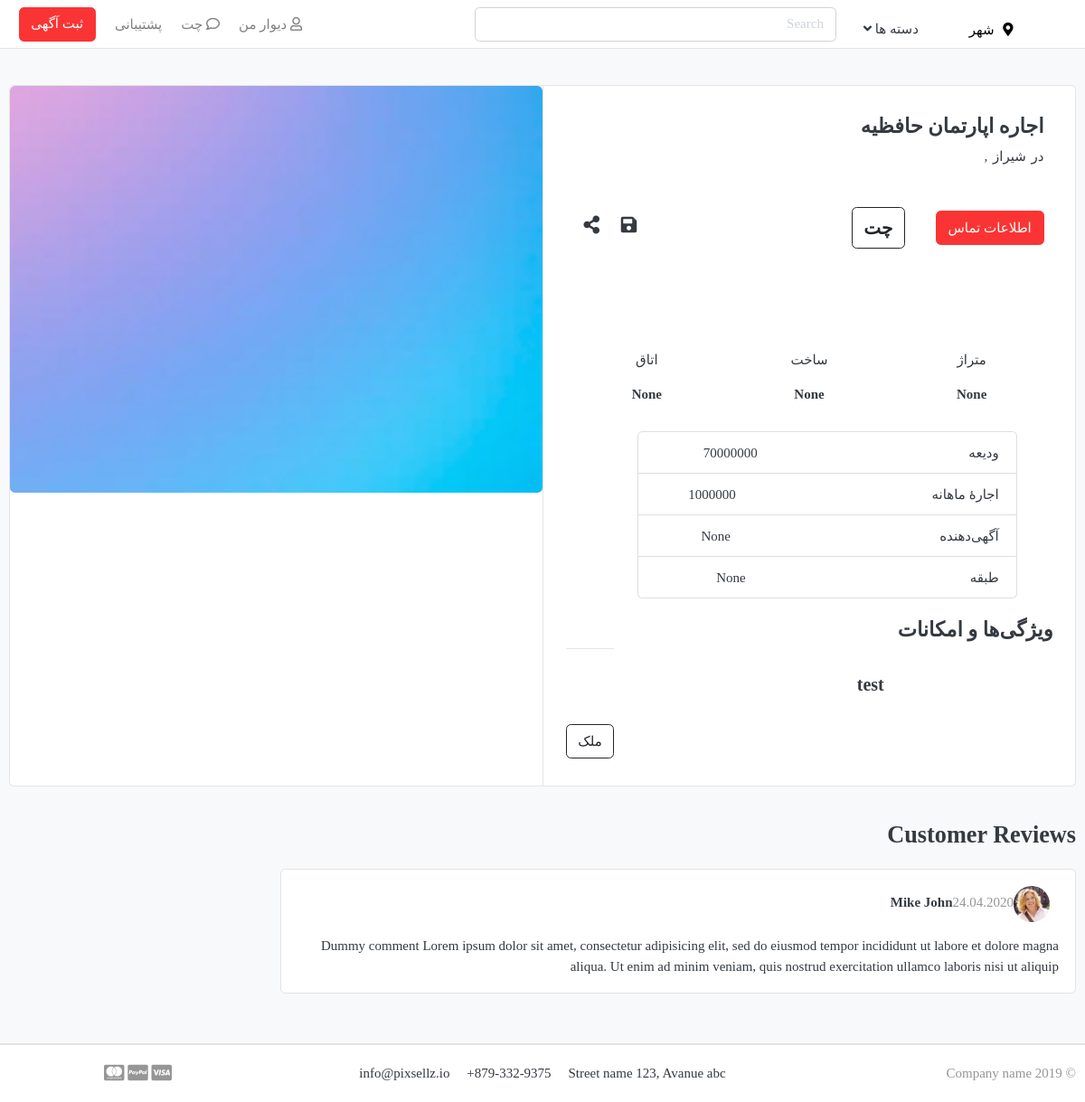
Before: /CommericalDetail/9/ with the older database file.
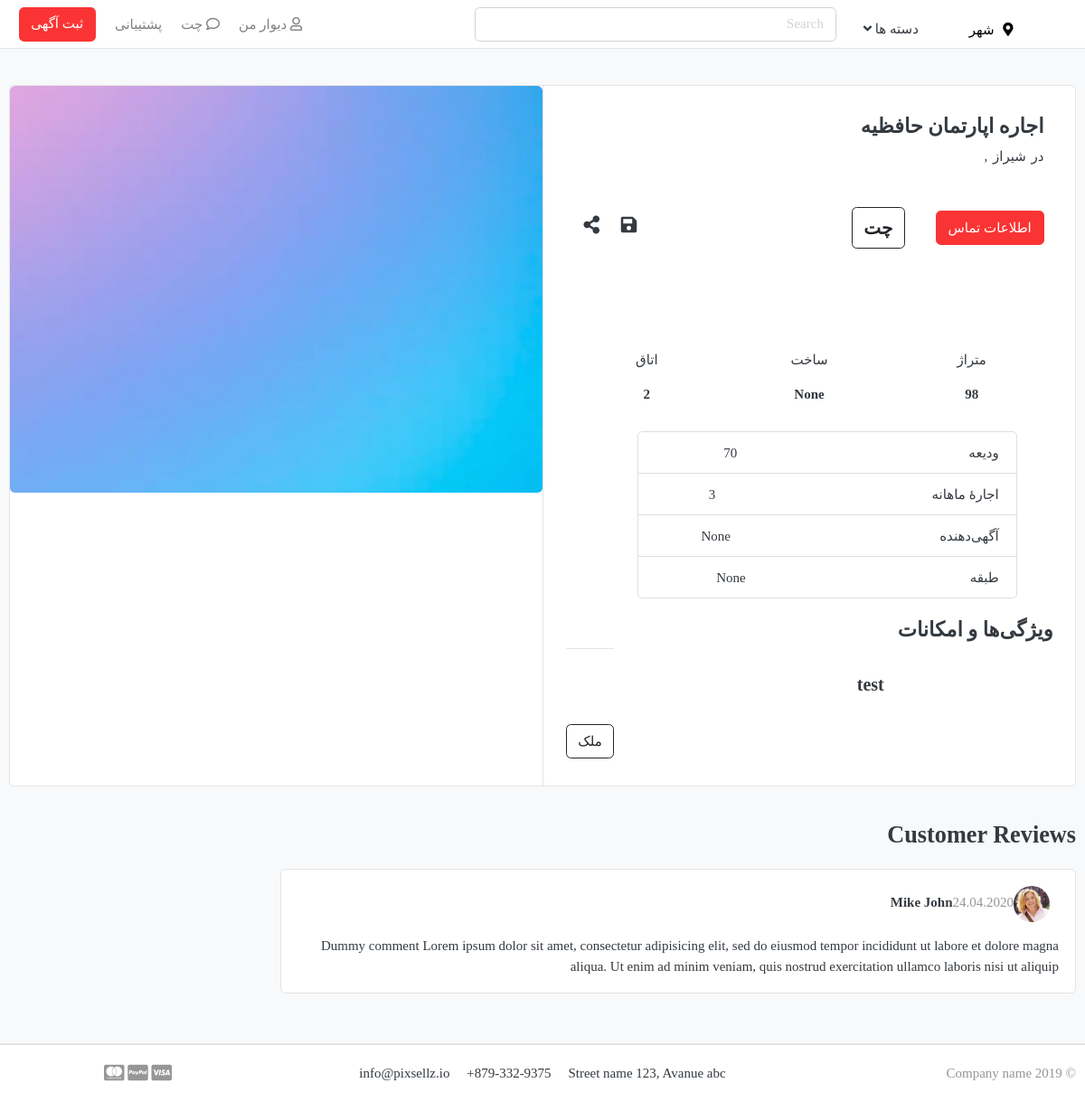
After: the same page with the newer database file.
### core/models.py (models this page shows, shortened)
class Commerical(models.Model):
    title=models.CharField(max_length=50)
    tags=models.ManyToManyField(Tag,related_name="tags")
    saved=models.ManyToManyField(SavedCommerical,related_name="saved")
    features=models.ManyToManyField(Feature,related_name="features")
    user=models.ForeignKey(User,on_delete=models.CASCADE,related_name="user",null=True,blank=True)
    ready_to_exchange=models.BooleanField(default=False)
    parent=models.ForeignKey("self",on_delete=models.CASCADE,null=True,blank=True,related_name="+")
    location=models.ForeignKey(Location, on_delete=models.CASCADE,null=True,blank=True)
    smallCity=models.ForeignKey(SmallCity, on_delete=models.CASCADE,null=True,blank=True)
    city=models.ForeignKey(City,on_delete=models.CASCADE,null=True,blank=True)
    meter=models.IntegerField(null=True,blank=True)
    year_of_construction=models.IntegerField(null=True,blank=True)
    rooms=models.IntegerField(null=True,blank=True)
    price=models.IntegerField(null=True,blank=True)
    price_each_meter=models.IntegerField(null=True,blank=True)
    vadieh=models.IntegerField(null=True,blank=True)
    rent=models.IntegerField(null=True,blank=True)
    publisher=models.CharField(max_length=200,null=True,blank=True,choices=PUBLISHER_CHOICES,default="شخصی")
    floor=models.IntegerField(null=True,blank=True)
    detail=models.TextField(max_length=450,null=True,blank=True)
    karkard_mashin=models.IntegerField(null=True,blank=True)
    day_rent_paid=models.IntegerField(null=True,blank=True)
    production_year=models.IntegerField(null=True,blank=True)
    color=models.CharField(max_length=100,null=True,blank=True)
    brand_or_tip=models.CharField(max_length=100,null=True,blank=True)
    brand_or_tip=models.CharField(max_length=100,null=True,blank=True)
    fuel_type=models.CharField(max_length=100,null=True,blank=True,choices=FUEL_CHOICES)
    engin_type=models.CharField(max_length=100,null=True,blank=True,choices=ENGIN_TYPE)
    shasti_type=models.CharField(max_length=100,null=True,blank=True,choices=ENGIN_TYPE)
    body_type=models.CharField(max_length=100,null=True,blank=True,choices=BODY_STATUS)
    insurance_time=models.IntegerField(null=True,blank=True)
    girbox=models.CharField(max_length=100,null=True,blank=True,choices=TRANSMITION_TYPE)
    phone_status=models.CharField(max_length=100,null=True,blank=True,choices=PHONE_STATUS)
    esalat=models.CharField(max_length=100,null=True,blank=True,choices=ORIGINAL_OR_NOT)
    sim_cart_number=models.IntegerField(null=True,blank=True)
    memory_size=models.IntegerField(null=True,blank=True)
    ram_size=models.IntegerField(null=True,blank=True)
    window_size=models.CharField(max_length=100,null=True,blank=True)
    os_typpe=models.CharField(max_length=100,null=True,blank=True)
    game_pad_number=models.IntegerField(null=True,blank=True)
    com_status=models.CharField(max_length=200,null=True,blank=True,choices=COMMERICAL_STATUS,default='عادی')
    created=models.DateTimeField(default=timezone.now)
    updated=models.DateTimeField(auto_now=True)
    @property
    def children(self):
        return Commerical.objects.all().filter(
            parent=self
        )
    @property
    def iranTimeCreated(self):
        return datetime2jalali(self.created)

class City(models.Model):
    name=models.CharField(max_length=200)
    objects=CityManager()

### core/views.py (the view)
# urls.py: path("CommericalDetail/<str:comId>/",views.CommericalDetail.as_view(),name="CommericalDetail"),
class CommericalDetail(View):
    def get(self,request,comId,*args,**kwargs):
        com=get_object_or_404(Commerical,id=comId)
        contex={
            'c':com
        }
        return render(request,"core/CommericalDetail.html",contex)

### templates/core/CommericalDetail.html (shortened to what the changed rows need)
{% extends 'main/base.html' %}
{% block content %}
{% load static %}
{% load humanize %}
{% load mathfilters %}
{% load base_tags %}
<section class="section-content padding-y bg">
	<div class="container">
            <div class="card">
                <div class="row no-gutters">
                    <main class="col-md-6 border-left">
                        <article class="content-body">
                            <h4>{{c.title}}</h4>
                               در
                            <span style="padding:2px">{{c.city.name}}</span>
                            ,<span style="padding:2px">{{c.location.name}}</span>
                            <br>
                            <br>
                            <br>
                            <span>
                                <button class="btn btn-danger">اطلاعات تماس</button>
                            </span>
                            <span style="margin-right:30px;">
                                <button style="font-weight:bold;font-size:20px"  class="btn btn-outline-dark">چت</button>
                            </span>
                            <div style="float:left">
                                <i class="fa fa-save" style="padding:10px;font-size:20px" ></i>
                                <i class="fa fa-share-alt" style="padding:10px;font-size:20px" ></i>
                            </div>
                            <br>
                            <br>
                            <br>
                            <br>
                            <br>
                            <br>
                        <div class="row">
                            {% if c.parent.parent.parent %}
                                    {% if c.parent.parent.parent.title == "املاک" %}
                                            {% if  c.parent.parent.title == "فروش مسکونی" %}
                                                <div class="aparteman frosh">
                                                    <div class="col-md-4 text-center">
                                                        <p>متراژ</p>
                                                        <b>{{c.meter}}</b>
                                                    </div>
                                                    <div class="col-md-4 text-center">
                                                        <p>ساخت</p>
                                                        <b>{{c.year_of_construction}}</b>
                                                    </div>
                                                    <div class="col-md-4 text-center">
                                                        <p>اتاق</p>
                                                        <b>{{c.rooms}}</b>
                                                    </div>
                                                    <br>
                                                    <ul class="list-group" style="margin-top:30px">
                                                        <li class="list-group-item d-flex justify-content-between align-items-center" style="width: 420px;">
                                                            قیمت کل
                                                        <p style="float:left ;margin-right:180px" class="">{{c.price}}</p>
                                                        </li>
                                                        <li class="list-group-item d-flex justify-content-between align-items-center">
                                                             قیمت هر متر
                                                        <p style="float:left ;margin-right:180px" >{{c.price_each_meter}}</p>
                                                        </li>
                                                        <li class="list-group-item d-flex justify-content-between align-items-center">
                                                            آگهی‌دهنده
                                                        <p style="float:left ;margin-right:180px" >{{c.publisher}}</p>
                                                        </li>
                                                        <li class="list-group-item d-flex justify-content-between align-items-center">
                                                            طبقه
                                                        <p style="float:left ;margin-right:180px" >{{c.floor}}</p>
                                                        </li>
                                                    </ul>
                                                    <br><br>
                                                    <hr>
                                                    <h4 style="margin-top:20px">ویژگی‌ها و امکانات</h4>
                                                    <br>
                                                    <br>
                                                    <div style="margin-top:80px">
                                                        {% for f in c.features.all %}
                                                            <span    style="padding: 15px;font-weight:bold;font-size:20px;">{{f.name}}</span>
                                                        {% endfor %}
                                                    </div>
                                                    <br>
                                                    <br>
                                                    <br>
                                                    <hr>
                                                    <div style="margin-top:40px">
                                                        <p>
                                                            {{c.detail}}
                                                        </p>
                                                    </div>
                                                    <div style="margin-top:40px;float:right">
                                                        <hr>
                                                        <br>
                                                        <br>
                                                        <br>
                                                        {% for tag in c.tags.all %}
                                                            <span style="font-weight:bold;font-size:20px;">
                                                                <button class="btn btn-outline-dark" >{{tag.tag_name}}</button>
                                                            </span>
                                                        {% endfor %}
                                                    </div>
                                                </div>
                                            {% elif  c.parent.parent.title == "اجاره مسکونی" %}
                                                {% if c.parent.title == "آپارتمان اجاره" %}
                                                        <div class="col-md-4 text-center">
                                                            <p>متراژ</p>
                                                            <b>{{c.meter}}</b>
                                                        </div>
                                                        <div class="col-md-4 text-center">
                                                            <p>ساخت</p>
                                                            <b>{{c.year_of_construction}}</b>
                                                        </div>
                                                        <div class="col-md-4 text-center">
                                                            <p>اتاق</p>
                                                            <b>{{c.rooms}}</b>
                                                        </div>
                                                        <br>
                                                        <ul class="list-group" style="margin-top:30px">
                                                            <li class="list-group-item d-flex justify-content-between align-items-center" style="width: 420px;">
                                                                ودیعه
                                                            <p style="float:left ;margin-right:180px" class="">{{c.vadieh}}</p>
                                                            </li>
                                                            <li class="list-group-item d-flex justify-content-between align-items-center">
                                                                اجارهٔ ماهانه
                                                            <p style="float:left ;margin-right:180px" >{{c.rent}}</p>
                                                            </li>
                                                            <li class="list-group-item d-flex justify-content-between align-items-center">
                                                                آگهی‌دهنده
                                                            <p style="float:left ;margin-right:180px" >{{c.publisher}}</p>
                                                            </li>
                                                            <li class="list-group-item d-flex justify-content-between align-items-center">
                                                                طبقه
                                                            <p style="float:left ;margin-right:180px" >{{c.floor}}</p>
                                                            </li>
                                                        </ul>
                                                        <br><br>
                                                        <h4 style="margin-top:20px">ویژگی‌ها و امکانات</h4>
                                                        <br>
                                                        <br>
                                                        <div style="margin-top:80px">
                                                            {% for f in c.features.all %}
                                                            <span style="padding: 15px;font-weight:bold;font-size:20px;">{{f.name}}</span>
                                                        {% endfor %}
                                                        </div>
                                                        <br>
                                                        <br>
                                                        <br>
                                                        <div style="margin-top:40px;float:right">
                                                            <hr>
                                                            <br>
                                                            <br>
                                                            <br>
                                                            {% for tag in c.tags.all %}
                                                                <span style="font-weight:bold;font-size:20px;">
                                                                    <button class="btn btn-outline-dark" >{{tag.tag_name}}</button>
                                                                </span>
                                                            {% endfor %}
                                                        </div>
                                                {% endif %}
                                            {% endif %}
                                    {% endif %}
                            {% endif %}
                        </div>
                        </article>
                    </main>
                </div>
            </div>
	        <br>
	</div>
</section>
{% endblock content %}

Changed rows visible on the page:
changed Commerical "اجاره اپارتمان حافظیه": meter "None" → "98"; rooms "None" → "2"; vadieh "70000000" → "70"; rent "1000000" → "3"
